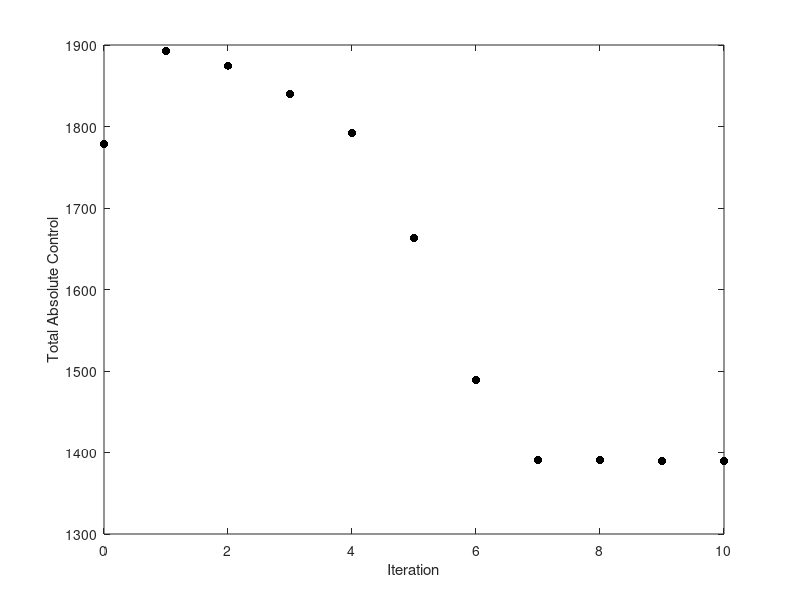

Write MATLAB code to recreate this figure.
load('final_results.mat');
plot(0:10, reshape(sum(sum(abs(u_nominal_history))), [11 1]), 'k.', 'MarkerSize', 18);
xlabel('Iteration');
ylabel('Total Absolute Control');